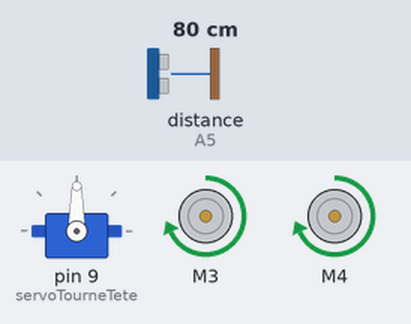
The sketch below on a simulated Arduino Uno, built with avr-gcc and run on an emulated ATmega328P. Shown: servo, 2 × DC motor (green arrow = forward, orange = backward, longer = faster). The inputs (shaded band) are chosen by the test bench; at power-on: distance to the obstacle (sensor on A5) 80 cm. The echo pulse lasts 58.3 µs per cm; what the sketch prints to the serial monitor is not drawn.

Above: at 3.7 s.
3.8 s: distance to the obstacle (sensor on A5) set to 16 cm
At 3.88 s:
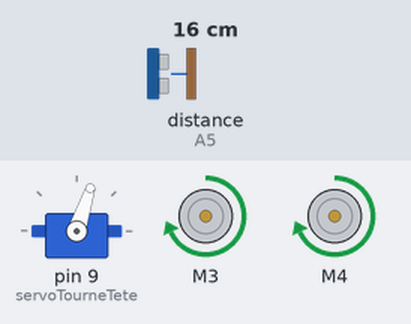
6.8 s: distance to the obstacle (sensor on A5) set to 12 cm
At 9.7 s:
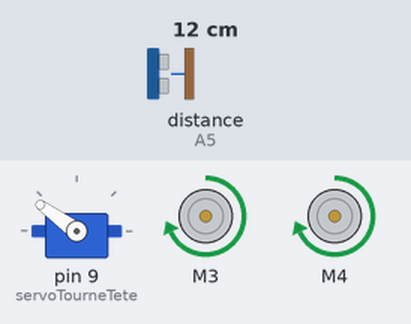
9.8 s: distance to the obstacle (sensor on A5) set to 250 cm
At 10.9 s:
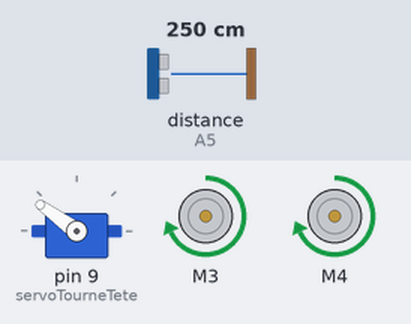
Timing chart, 0 to 12.8 s (numbered marks = the images above; inputs shaded):
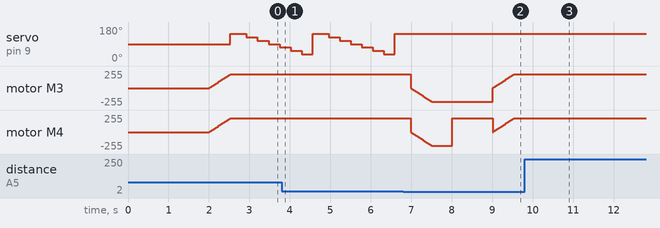

Measured:
- the behaviour switches between 15 and 14 cm on distance to the obstacle (sensor on A5) (found by bisection; images 1 and 2)
- after the input at 6.8 s, servo on pin 9 (servoTourneTete): stops changing and stays 144°
- after the input at 9.8 s, motor M3, motor M4: stops changing and stays forward 208/255
- by itself, servo on pin 9 (servoTourneTete): ramps from 144° to 36° and jumps back, once every 2.0 s

The sketch:

Autonomous_Car_v1.ino
```cpp
#include <AFMotor.h>
#include <Servo.h>
#include <NewPing.h>

#define TRIG_PIN A3 // Pin A3 on the Motor Drive Shield connected to the ultrasonic sensor
#define ECHO_PIN A5 // Pin A5 on the Motor Drive Shield connected to the ultrasonic sensor
#define MAX_DISTANCE_POSSIBLE 200 // sets maximum useable sensor measuring distance to 1000cm
#define MAX_VITESSE 210 // sets speed of DC traction motors to 120/256 or about 47% of full speed - to reduce power draining.
#define COLL_DIST 15 // sets distance at which robot stops and reverses to 10cm

NewPing sonar(TRIG_PIN, ECHO_PIN, MAX_DISTANCE_POSSIBLE); // sets up sensor library to use the correct pins to measure distance.
AF_DCMotor moteurGauche(3); // create motor #1 using M1 output on Motor Drive Shield, set to 1kHz PWM frequency
AF_DCMotor moteurDroit(4); // create motor #2, using M2 output, set to 1kHz PWM frequency
Servo servoTourneTete;  // create servo object to control a servo

int posiServo = 0; // this sets up variables for use in the sketch (code)
int maxAngle = 0;
int distActuelle = 0;
String directionMotor = "";
int defVitesse = 0;

//-------------------------------------------- SETUP LOOP ----------------------------------------------------------------------------
void setup() {
  servoTourneTete.attach(9);  // attaches the servo on pin 9 (SERVO_2 on the Motor Drive Shield to the servo object
  servoTourneTete.write(90); // tells the servo to position at 90-degrees ie. facing forward.
  delay(2000); // delay for two seconds
  Avance(); // run function to make robot move forward
  Serial.begin(9600);
}

//---------------------------------------------MAIN LOOP ------------------------------------------------------------------------------
void loop() {

  forceAvance(); // check that if the robot is supposed to be moving forward, that the drive motors are set to move forward - this is needed to overcome some issues with only using 4 AA NiMH batteries

  int distActuelle = 0;
  int distActuelleTemp = 0;
  int distMax = 0;
  Serial.print("a");
  servoTourneTete.write(144); // set servo to face left 54-degrees from forward
  delay(120); // wait 120milliseconds for servo to reach position
  Serial.print("b");
  for (posiServo = 144; posiServo >= 36; posiServo -= 18) // loop to sweep the servo (& sensor) from 144-degrees left to 36-degrees right at 18-degree intervals.
  {
    servoTourneTete.write(posiServo);  // tell servo to go to position in variable 'posiServo'
      Serial.print("c");
    delay(200); // wait 90ms for servo to get to position
    forceAvance(); // check the robot is still moving forward
  Serial.print("d");
    // Récupère une distance observée > 0 , ( 0 = bug )
    distActuelleTemp = 0;
    while (distActuelleTemp == 0){
      distActuelleTemp = lectureDistance();
        Serial.print("e");
      Serial.println(distActuelleTemp);

    }
    distActuelle = distActuelleTemp;

    // Evite un objet si proche
    if (distActuelle < COLL_DIST) { // if the current distance to object is less than the collision distance
      EviteObjet(); // run the EviteObjet function
      break; // jump out of this loop
    }

    // Enregistre l'angle avec la plus grande distance
    if (distActuelle > distMax) {
      distMax = distActuelle;
      maxAngle = posiServo;
    }

  }
}


//-------------------------------------------------------------------------------------------------------------------------------------
void EviteObjet() { // we're about to hit something so move backwards, stop, find where the empty Route is.
  Recule();
  delay(500);
  Arret();
  ChoixMeilleureDirection();
  Avance();
}

//-------------------------------------------------------------------------------------------------------------------------------------
int lectureDistance() { // read the ultrasonic sensor distance
  delay(70);
  unsigned int uS = sonar.ping();
  int cm = uS / US_ROUNDTRIP_CM;
  return cm;
}

//-------------------------------------------------------------------------------------------------------------------------------------
// Force le mouvement en avant
void forceAvance() {
  if (directionMotor == "AVANCE") {
    moteurGauche.run(FORWARD);  // ensure motors are going forward
    moteurDroit.run(FORWARD);
  }
}

//-------------------------------------------------------------------------------------------------------------------------------------
void ChoixMeilleureDirection() { // set direction for travel based on a very basic distance map, simply which direction has the greatest distance to and object - turning right or left?
  if (maxAngle < 90) {
    TourneDroite();
  }
  if (maxAngle > 90) {
    TourneGauche();
  }
}

//-------------------------------------------------------------------------------------------------------------------------------------
void Avance() {
  directionMotor = "AVANCE";
  moteurGauche.run(FORWARD);      // turn it on going forward
  moteurDroit.run(FORWARD);      // turn it on going forward
  for (defVitesse = 0; defVitesse < MAX_VITESSE; defVitesse += 2) // slowly bring the speed up to avoid loading down the batteries too quickly
  {
    moteurGauche.setSpeed(defVitesse);
    moteurDroit.setSpeed(defVitesse);
    delay(5);
  }
}

//-------------------------------------------------------------------------------------------------------------------------------------
void Recule() {
  directionMotor = "RECULE";
  moteurGauche.run(BACKWARD);      // turn it on going forward
  moteurDroit.run(BACKWARD);     // turn it on going forward
  for (defVitesse = 0; defVitesse < MAX_VITESSE; defVitesse += 2) // slowly bring the speed up to avoid loading down the batteries too quickly
  {
    moteurGauche.setSpeed(defVitesse);
    moteurDroit.setSpeed(defVitesse);
    delay(5);
  }
}

//-------------------------------------------------------------------------------------------------------------------------------------
void TourneDroite() {
  directionMotor = "DROIT";
  moteurGauche.run(FORWARD);      // turn motor 1 forward
  moteurDroit.run(BACKWARD);     // turn motor 2 backward
  delay(1000); // run motors this way for 400ms
}

//-------------------------------------------------------------------------------------------------------------------------------------
void TourneGauche() {
  directionMotor = "GAUCHE";
  moteurGauche.run(BACKWARD);     // turn motor 1 backward
  moteurDroit.run(FORWARD);      // turn motor 2 forward
  delay(1000); // run motors this way for 400ms
}

//-------------------------------------------------------------------------------------------------------------------------------------
void Arret() {
  moteurGauche.run(RELEASE);
  moteurDroit.run(RELEASE);
}
```
